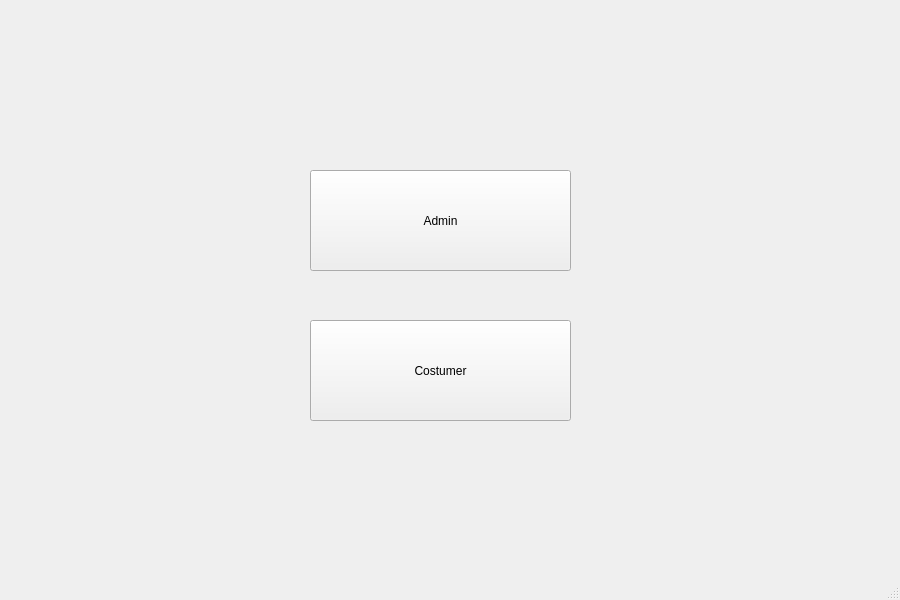
<?xml version="1.0" encoding="UTF-8"?>
<ui version="4.0">
 <class>FirstPage</class>
 <widget class="QMainWindow" name="FirstPage">
  <property name="geometry">
   <rect>
    <x>0</x>
    <y>0</y>
    <width>900</width>
    <height>600</height>
   </rect>
  </property>
  <property name="windowTitle">
   <string>FirstPage</string>
  </property>
  <widget class="QWidget" name="centralwidget">
   <widget class="QPushButton" name="AdminRole">
    <property name="geometry">
     <rect>
      <x>310</x>
      <y>170</y>
      <width>261</width>
      <height>101</height>
     </rect>
    </property>
    <property name="text">
     <string>Admin</string>
    </property>
   </widget>
   <widget class="QPushButton" name="Costumerrole">
    <property name="geometry">
     <rect>
      <x>310</x>
      <y>320</y>
      <width>261</width>
      <height>101</height>
     </rect>
    </property>
    <property name="text">
     <string>Costumer</string>
    </property>
   </widget>
  </widget>
  <widget class="QMenuBar" name="menubar">
   <property name="geometry">
    <rect>
     <x>0</x>
     <y>0</y>
     <width>900</width>
     <height>25</height>
    </rect>
   </property>
  </widget>
  <widget class="QStatusBar" name="statusbar"/>
 </widget>
 <resources/>
 <connections/>
</ui>
